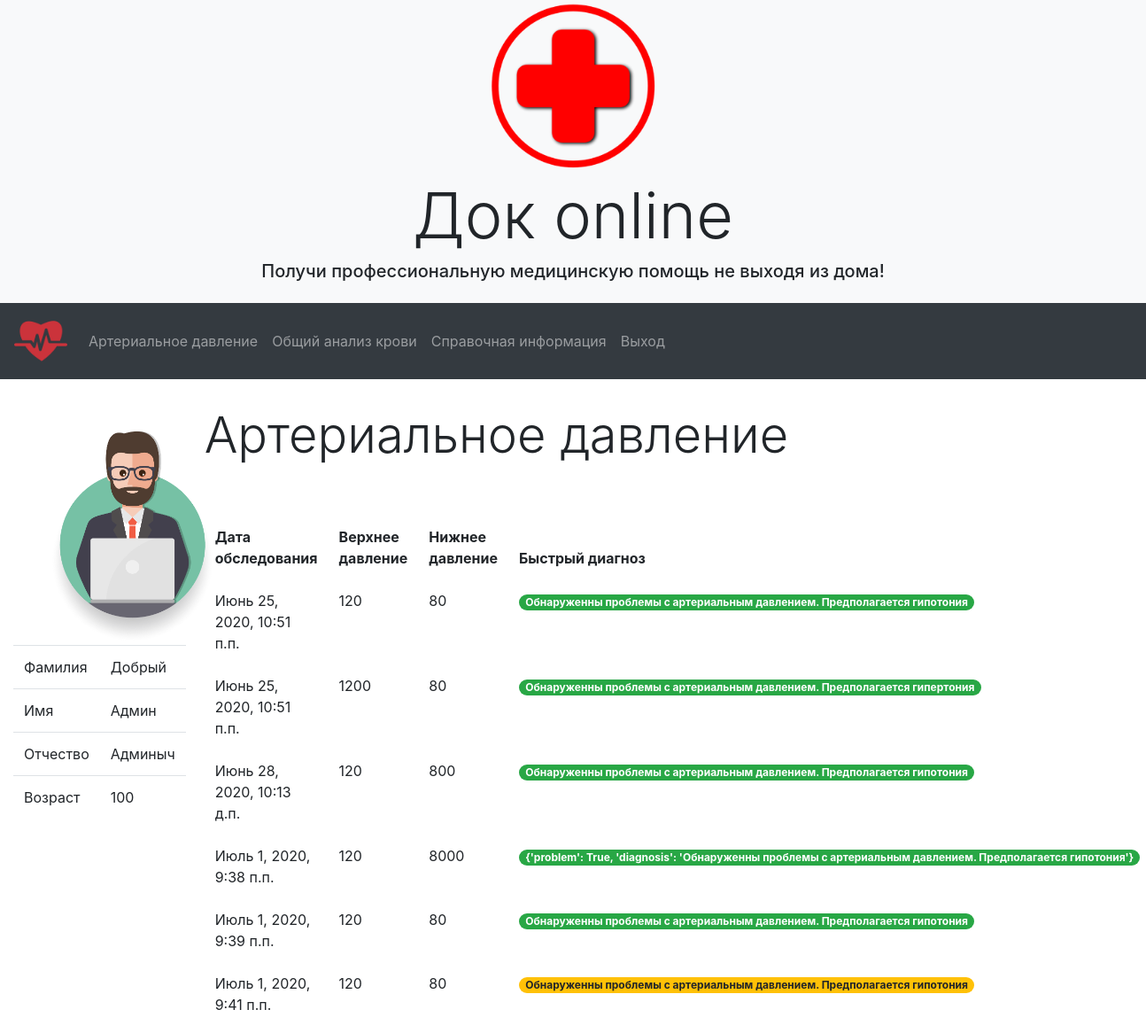
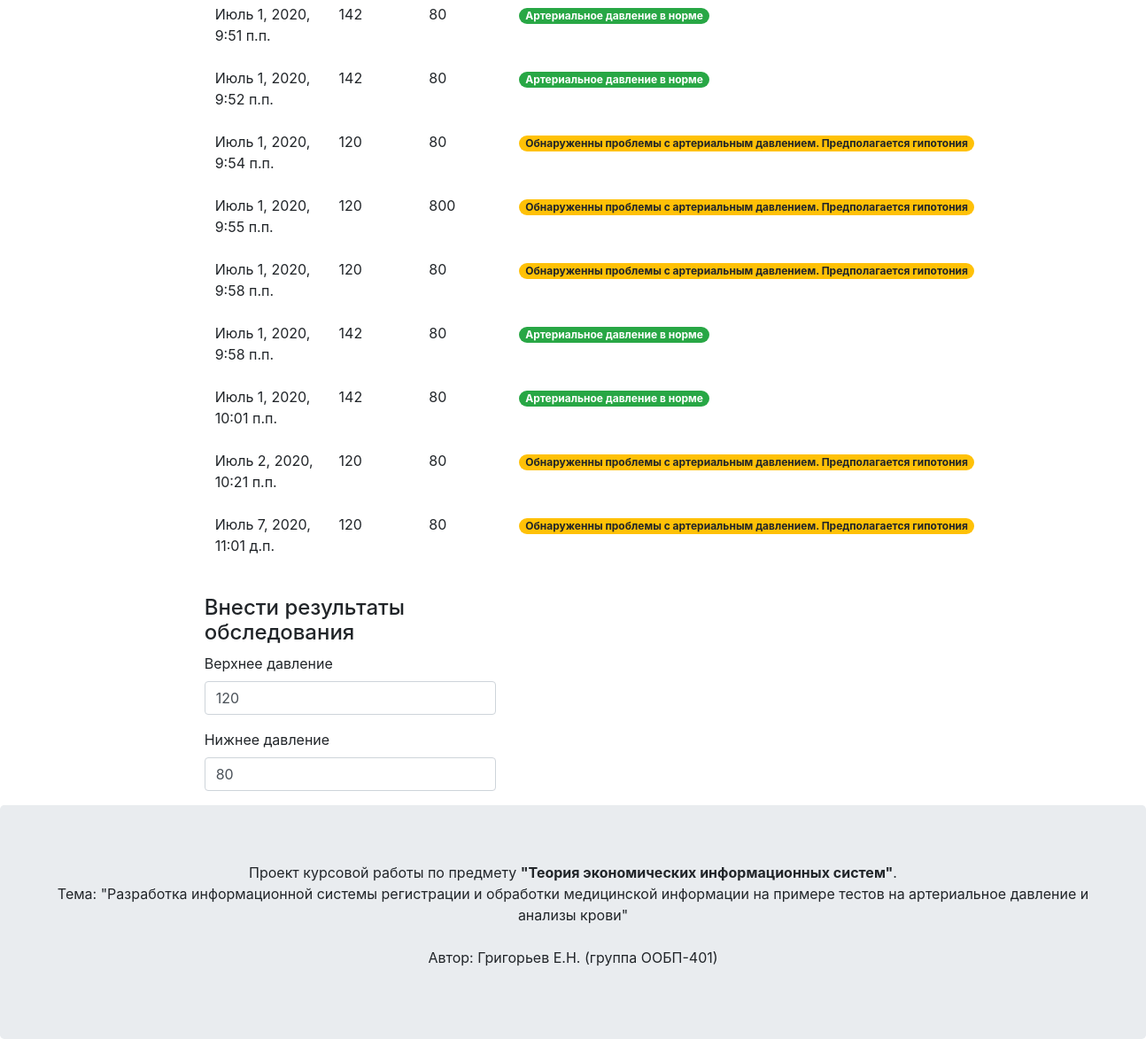
The app's page /bp/ (signed in) with its own data (2 pictures, top to bottom).
### account/models.py (models this page shows, shortened)
class Person(models.Model):
    SEX_LIST = (
        ('Мужчина', 'Мужчина'),
        ('Женщина', 'Женщина'),
    )
    name = models.CharField(max_length=50, verbose_name="Имя")
    patronymic = models.CharField(max_length=50, verbose_name="Отчество")
    surname = models.CharField(max_length=50, verbose_name="Фамилия")
    number = models.CharField(max_length=12, verbose_name="Номер телефона")
    sex = models.CharField(max_length=7, choices=SEX_LIST, verbose_name="Пол")
    dob = models.DateField(verbose_name="Дата рождения")
    photo = models.ImageField(upload_to='users/%Y/%m/%d', blank=True)
    user = models.OneToOneField(settings.AUTH_USER_MODEL, on_delete=models.CASCADE)
    class Meta:
        verbose_name = 'Профиль'
        verbose_name_plural = 'Профили'

### monitor/models.py (models this page shows, shortened)
class Arterial(models.Model):
    name = models.CharField(max_length=10, verbose_name="Имя", default="Владимир")
    sex = models.CharField(max_length=7, verbose_name="Пол", default="Мужчина")
    age = models.CharField(max_length=3, verbose_name="Возраст", default="45")
    bottom_pressure = models.IntegerField(verbose_name="Нижнее давление", default="80")
    top_pressure = models.IntegerField(verbose_name="Верхнее давление", default="120")
    fast_check = models.CharField(max_length=100, default='')
    date = models.DateTimeField(auto_now=True)
    problem = models.BooleanField(verbose_name="Проблема?", default=False)
    person = models.ForeignKey(User, on_delete=models.CASCADE, verbose_name='Профиль', default=1)
    class Meta:
        verbose_name = 'Артериальное давление'
        verbose_name_plural = 'Артериальное давление'

### monitor/views.py (the view, shortened to what this page needs)
# urls.py: path('bp/', get_bp, name='bp'),
@login_required
def get_bp(request):
    person = Person.objects.get(user=request.user)
    today = date.today()
    dob = person.dob
    age = today.year - dob.year
    pressure = Arterial.objects.filter(person=request.user)
    form = ArterialForm()
    context = {'pressure': pressure,
               'form': form,
               'person': person,
               'age': age
               }
    return render(request, 'monitor/bp.html', context)

### monitor/forms.py
class ArterialForm(forms.ModelForm):
    class Meta:
        model = Arterial
        fields = ('top_pressure', 'bottom_pressure',)

### monitor/templates/monitor/bp.html (shortened to what this page needs)
{% extends './account.html' %}
{% load bootstrap4 %}
{% block content %}
    <div class="display-4 pb-5">Артериальное давление</div>
    <div class="row">
        <div class="col-sm-12">
            <table class="table table-borderless table-hover">
                <thead>
                  <tr>
                    <th>Дата обследования</th>
                    <th>Верхнее давление</th>
                    <th>Нижнее давление</th>
                    <th>Быстрый диагноз</th>
                  </tr>
                </thead>
                <tbody>
                {% for pr in pressure %}
                  <tr>
                    <td>{{pr.date}}</td>
                    <td>{{pr.top_pressure}}</td>
                    <td>{{pr.bottom_pressure}}</td>
                      {% if pr.problem %}
                        <td><span class="badge badge-pill badge-warning">{{pr.fast_check}}</span></td>
                      {% else %}
                        <td><span class="badge badge-pill badge-success">{{pr.fast_check}}</span></td>
                        {% endif %}
                  </tr>
                {% endfor %}
                </tbody>
              </table>
        </div>
    </div>
    <div class="row ">
        <div class="col-sm-4 ml-auto mt-2 pt-2 mr-auto " >
            <h4>Внести результаты обследования</h4>
            <form method="post">
                {% bootstrap_form form layout='vertical'%}
            </form>
        </div>
        <div class="col-sm-8"></div>
    </div>
{% endblock %}

### monitor/templates/monitor/account.html (shortened to what this page needs)
{% extends './base.html' %}
{% load bootstrap4 %}
{% block account %}
<div class="col-sm-2">
    <div class="text-center"> <img src="{{person.photo.url}}" alt="Аватарка" width="270" height="270"></div>
    <table class="table">
    <tbody>
      <tr>
        <td>Фамилия</td>
        <td>{{person.surname}}</td>
      </tr>
      <tr>
        <td>Имя</td>
        <td>{{person.name}}</td>
      </tr>
      <tr>
        <td>Отчество</td>
        <td>{{person.patronymic}}</td>
      </tr>
      <tr>
        <td>Возраст</td>
        <td>{{age}}</td>
      </tr>
    </tbody>
  </table>
</div>
<div class="col-sm-10">
    {% block content %} {% endblock %}
</div>
{% endblock %}

### records on screen
Person: photo (picture), surname "Добрый", name "Админ", patronymic "Админыч"
Arterial: date "Июнь 25, 2020, 10:51 п.п.", top_pressure "120", bottom_pressure "80", fast_check "Обнаруженны проблемы с артериальным давлением. Предполагается гипотония"
Arterial: date "Июнь 25, 2020, 10:51 п.п.", top_pressure "1200", bottom_pressure "80", fast_check "Обнаруженны проблемы с артериальным давлением. Предполагается гипертония"
Arterial: date "Июнь 28, 2020, 10:13 д.п.", top_pressure "120", bottom_pressure "800", fast_check "Обнаруженны проблемы с артериальным давлением. Предполагается гипотония"
Arterial: date "Июль 1, 2020, 9:38 п.п.", top_pressure "120", bottom_pressure "8000", fast_check "{'problem': True, 'diagnosis': 'Обнаруженны проблемы с артериальным давлением. Предполагается гипотония'}"
Arterial: date "Июль 1, 2020, 9:39 п.п.", top_pressure "120", bottom_pressure "80", fast_check "Обнаруженны проблемы с артериальным давлением. Предполагается гипотония"
Arterial: date "Июль 1, 2020, 9:41 п.п.", top_pressure "120", bottom_pressure "80", fast_check "Обнаруженны проблемы с артериальным давлением. Предполагается гипотония"
Arterial: date "Июль 1, 2020, 9:51 п.п.", top_pressure "142", bottom_pressure "80", fast_check "Артериальное давление в норме"
Arterial: date "Июль 1, 2020, 9:52 п.п.", top_pressure "142", bottom_pressure "80", fast_check "Артериальное давление в норме"
Arterial: date "Июль 1, 2020, 9:54 п.п.", top_pressure "120", bottom_pressure "80", fast_check "Обнаруженны проблемы с артериальным давлением. Предполагается гипотония"
Arterial: date "Июль 1, 2020, 9:55 п.п.", top_pressure "120", bottom_pressure "800", fast_check "Обнаруженны проблемы с артериальным давлением. Предполагается гипотония"
Arterial: date "Июль 1, 2020, 9:58 п.п.", top_pressure "120", bottom_pressure "80", fast_check "Обнаруженны проблемы с артериальным давлением. Предполагается гипотония"
Arterial: date "Июль 1, 2020, 9:58 п.п.", top_pressure "142", bottom_pressure "80", fast_check "Артериальное давление в норме"
Arterial: date "Июль 1, 2020, 10:01 п.п.", top_pressure "142", bottom_pressure "80", fast_check "Артериальное давление в норме"
Arterial: date "Июль 2, 2020, 10:21 п.п.", top_pressure "120", bottom_pressure "80", fast_check "Обнаруженны проблемы с артериальным давлением. Предполагается гипотония"
Arterial: date "Июль 7, 2020, 11:01 д.п.", top_pressure "120", bottom_pressure "80", fast_check "Обнаруженны проблемы с артериальным давлением. Предполагается гипотония"
